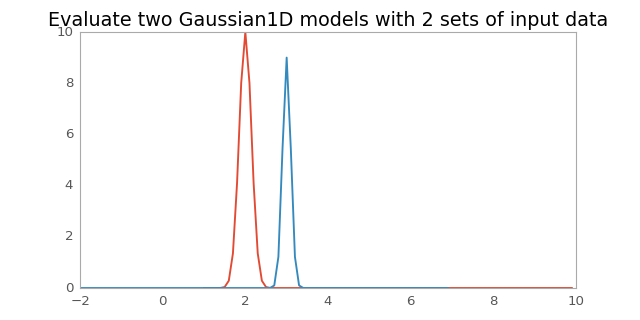

Generate this figure with Python:
import matplotlib.pyplot as plt
import numpy as np
from astropy.modeling import models, fitting
x = np.arange(1, 10, .1)
g1 = models.Gaussian1D(amplitude=[10, 9], mean=[2,3], stddev=[.15,.1],
                       n_models=2)
y = g1([x, x - 3])
plt.figure(figsize=(8, 4))
plt.plot(x, y[0])
plt.plot(x - 3, y[1])
plt.title('Evaluate two Gaussian1D models with 2 sets of input data')
plt.show()
